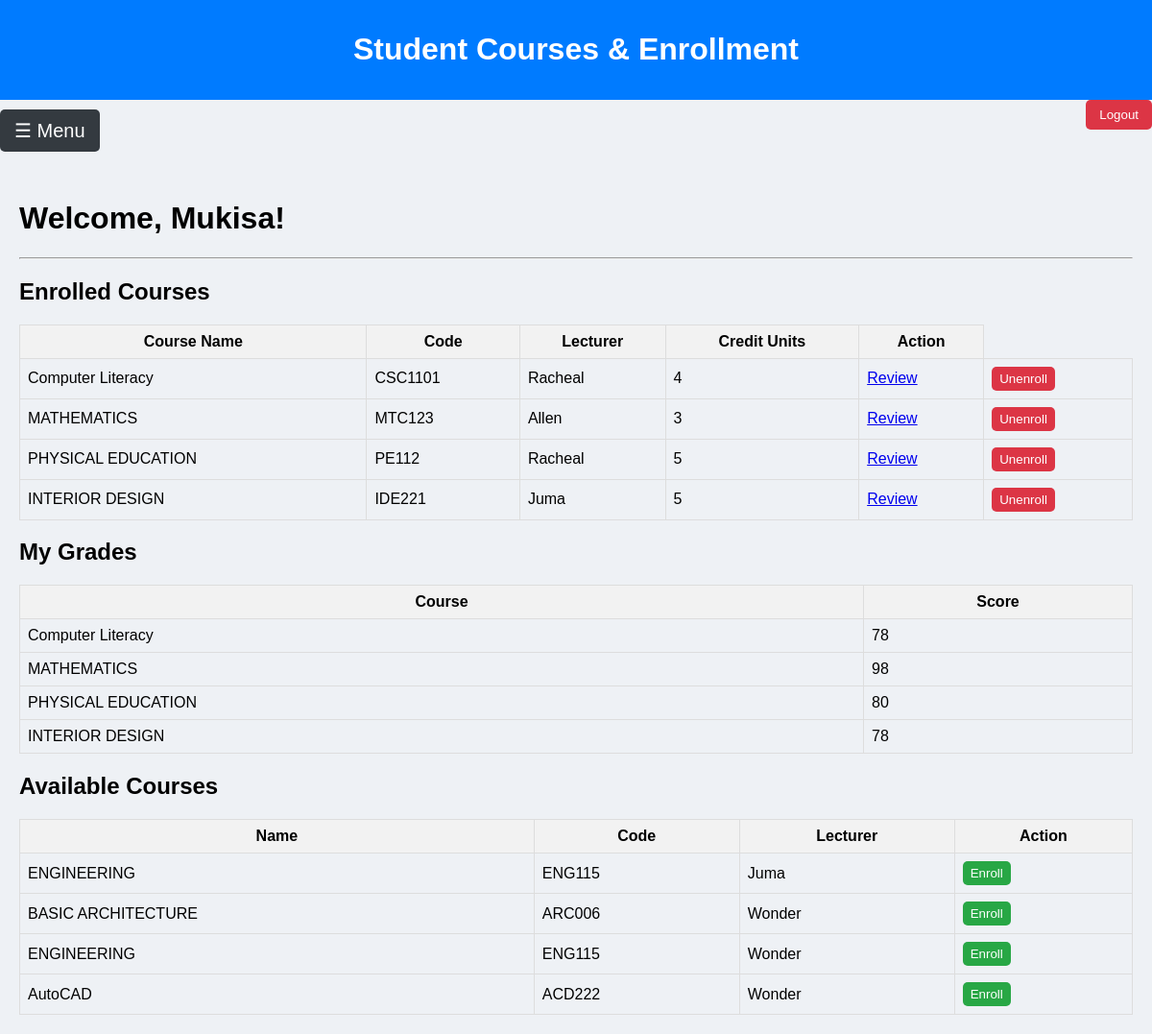
/reports/1/ (signed in), run on the app's committed database.
### reports/models.py (models this page shows, shortened)
class Student(models.Model):
    user = models.OneToOneField(User, on_delete=models.CASCADE, null=True, blank=True)
    name = models.CharField(max_length=200)
    email = models.EmailField(unique=True)

class Course(models.Model):
    name = models.CharField(max_length=200)
    code = models.CharField(max_length=200)
    credit_units = models.IntegerField()
    lecturer = models.CharField(max_length=200)
    students = models.ManyToManyField(Student, related_name='courses', blank=True)

class Grade(models.Model):
    student = models.ForeignKey(Student, on_delete=models.CASCADE)
    course = models.ForeignKey(Course, on_delete=models.CASCADE)
    score = models.IntegerField()

### reports/views.py (the view, shortened to what this page needs)
@login_required
@user_passes_test(student_required)
def student_detail(request, student_id):
    student = get_object_or_404(Student, id=student_id)
    enrolled_courses_m2m = list(student.courses.all())
    courses_with_grades = list(Course.objects.filter(grade__student=student).distinct())
    enrolled_courses = list({c.id: c for c in enrolled_courses_m2m + courses_with_grades}.values())
    available_courses = Course.objects.exclude(id__in=[c.id for c in enrolled_courses])
    grades = Grade.objects.filter(student=student)
    courses_with_reviews = []
    for course in enrolled_courses:
        review = course.reviews.filter(student=student).first()
        courses_with_reviews.append({
            'course': course,
            'review': review
        })
    context = {
        'student': student,
        'enrolled_courses': enrolled_courses,
        'available_courses': available_courses,
        'grades': grades,
    }
    return render(request, 'reports/student_detail.html', context)

### reports/templates/reports/student_detail.html (shortened to what this page needs)
{% extends "reports/base.html" %}
{% block content %}
<div>
    <button class="open-btn" onclick="openSidebar()">☰ Menu</button>
    <form method="post" action="{% url 'logout' %}" style="display:inline;">
        <button type="submit" class="logout-btn"
                style="padding:8px 14px; background:#dc3545; color:white; border:none; border-radius:5px; cursor:pointer;">
            Logout
        </button>
    </form>
</div>
<div class="main-content" id="main">
    <h1>Welcome, {{ student.name }}!</h1>
    <hr>
    <div id="dashboard">
        <h2>Enrolled Courses</h2>
        {% if enrolled_courses %}
        <table>
            <tr>
                <th>Course Name</th>
                <th>Code</th>
                <th>Lecturer</th>
                <th>Credit Units</th>
                <th>Action</th>
            </tr>
            {% for course in enrolled_courses %}
            <tr>
                <td>{{ course.name }}</td>
                <td>{{ course.code }}</td>
                <td>{{ course.lecturer }}</td>
                <td>{{ course.credit_units }}</td>
                <td><a href="{% url 'add_review' course.id %}" class="btn btn-warning"> Review</a></td>
                <td>
                    <form method="post" style="display:inline;">
                        <button type="submit"
                            style="background:#dc3545; color:white; border:none; padding:5px 8px; border-radius:5px;">
                            Unenroll
                        </button>
                    </form>
                </td>
            </tr>
            {% endfor %}
        </table>
        {% else %}
        <p>No enrolled courses yet.</p>
        {% endif %}
        <h2 id="my-grades">My Grades</h2>
        {% if grades %}
        <table>
            <tr>
                <th>Course</th>
                <th>Score</th>
            </tr>
            {% for grade in grades %}
            <tr>
                <td>{{ grade.course.name }}</td>
                <td>{{ grade.score }}</td>
            </tr>
            {% endfor %}
        </table>
        {% else %}
        <p>No grades available yet.</p>
        {% endif %}
    </div>
    <div id="available-courses" class="section">
        <h2>Available Courses</h2>
        {% if available_courses %}
        <table>
            <tr>
                <th>Name</th>
                <th>Code</th>
                <th>Lecturer</th>
                <th>Action</th>
            </tr>
            {% for course in available_courses %}
            <tr>
                <td>{{ course.name }}</td>
                <td>{{ course.code }}</td>
                <td>{{ course.lecturer }}</td>
                <td>
                    <form method="post" style="display:inline;">
                        <button type="submit"
                            style="background:#28a745; color:white; border:none; padding:5px 8px; border-radius:5px;">
                            Enroll
                        </button>
                    </form>
                </td>
            </tr>
            {% endfor %}
        </table>
        {% else %}
        <p>No courses available to enroll.</p>
        {% endif %}
    </div>
</div>
{% endblock %}

### reports/templates/reports/base.html (shortened to what this page needs)
<!DOCTYPE html>
<html>
<head>
</head>
<body>
    <header>
        <h1>Student Courses & Enrollment</h1>
    </header>
    <main>
        {% block content %}
        {% endblock %}
    </main>
</body>
</html>

### reports/templates/reports/base.html (style rules this page uses)
body { font-family: Arial, sans-serif; background-color: #eef1f5; margin: 0; padding: 0; }
header { background: #007bff; color: white; padding: 12px; text-align: center; }

### reports/templates/reports/student_detail.html (style rules this page uses)
.open-btn { font-size: 20px; cursor: pointer; background-color: #343a40; color: white; padding: 10px 15px; border: none; border-radius: 5px; margin: 10px 0; }
.main-content { transition: margin-left 0.4s; padding: 20px; margin-left: 0; }
.logout-btn { padding: 8px 14px; background: #dc3545; color: white; border-radius: 5px; text-decoration: none; float: right; }
table { width: 100%; border-collapse: collapse; }
th, td { padding: 8px; border: 1px solid #ddd; }
th { background: #f2f2f2; }

### data on the page
Student: name "Mukisa"
Course: name "Computer Literacy", code "CSC1101", lecturer "Racheal", credit_units "4"
Course: name "MATHEMATICS", code "MTC123", lecturer "Allen", credit_units "3"
Course: name "PHYSICAL EDUCATION", code "PE112", lecturer "Racheal", credit_units "5"
Course: name "INTERIOR DESIGN", code "IDE221", lecturer "Juma", credit_units "5"
Grade: course.name "Computer Literacy", score "78"
Grade: course.name "MATHEMATICS", score "98"
Grade: course.name "PHYSICAL EDUCATION", score "80"
Grade: course.name "INTERIOR DESIGN", score "78"
Course: name "ENGINEERING", code "ENG115", lecturer "Juma"
Course: name "BASIC ARCHITECTURE", code "ARC006", lecturer "Wonder"
Course: name "ENGINEERING", code "ENG115", lecturer "Wonder"
Course: name "AutoCAD", code "ACD222", lecturer "Wonder"
